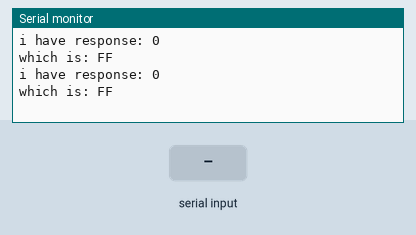
Simulated run of this sketch. Board: ATtiny85, built with avr-gcc and run on an emulated ATtiny85. Shown: the last lines printed to the serial monitor. The inputs (shaded band) are chosen by the test bench.

Above: at 2.8 s.
2.9 s: "1" received over the second serial link
At 5.2 s:
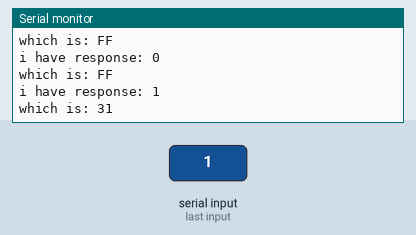
5.5 s: "0" received over the second serial link
At 7.1 s:
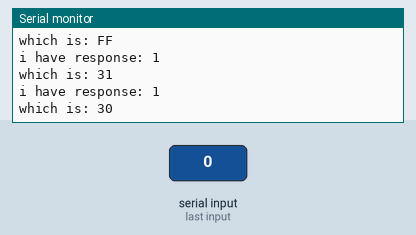
7.8 s: "2" received over the second serial link
At 9.0 s:
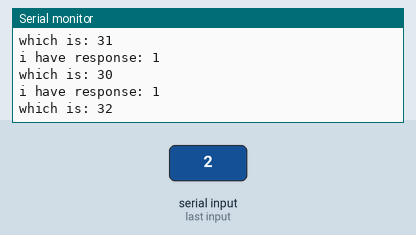

The sketch:

Paradeigma.ino
```cpp
// ATtiny85 IR serial transceiver, using YS-IRTM encoder/decoder at each end.
#include <SoftwareSerial.h>
SoftwareSerial mySerial(4,3);  //rxPin, txPin
const int led1 = 0;
const int led2 = 1;
int analogPin =  A1;  // voltage divider input pin. 10k in series with 10k or 5k depending on button press

int val = 0;         // variable for saving button press analog value

byte incomingByte1 =0x00;
byte incomingByte2 =0x00;
byte incomingByte3  =0x00;
byte incomingByte4  =0x00;
byte incomingByte5  =0x00;
// the setup routine runs once when you press reset:
void setup() {

// OSCCAL  = 83;    //use code at bottom as needed
  mySerial.begin(9600);
  Serial.begin(9600);
}

void loop() {


   mySerial.write(0xA1);   //0xA1 & 0xF1 are the standard prefix.
   mySerial.write(0xF1);
   mySerial.write(incomingByte5); //"A" group of three expected, so just duplicated the first letter
   mySerial.write(0x2F); //"A"
   mySerial.write(0x15); //"A"

   Serial.print("i have response: ");
   Serial.println(mySerial.available());
   Serial.print("which is: ");
   incomingByte4 = mySerial.read();
   Serial.println(incomingByte4,HEX);
 delay(2000);


}


/*#include <SoftwareSerial.h>

SoftwareSerial mySerial(4,3);  //rxPin, txPin
const int led1 = 0;
const int led2 = 1;
int analogPin =  A1;  // voltage divider input pin. 10k in series with 10k or 5k depending on button press

int val = 0;         // variable for saving button press analog value
int incomingByte = 0;
// the setup routine runs once when you press reset:
void setup() {
  pinMode(led1, OUTPUT);
  pinMode(led2, OUTPUT);
// OSCCAL  = 83;    //use code at bottom as needed
  mySerial.begin(9600);

}

void loop() {

if (mySerial.available() > 0) {
            // read the incoming byte:
   incomingByte = mySerial.read();

  }
if (incomingByte=='A'){
  digitalWrite(led1, HIGH); // led1 and led2 change color of one 2 pin red/green led
  digitalWrite(led2, LOW);
  delay(200);         // echo the command back
  mySerial.write(0xA1);   //0xA1 & 0xF1 are the standard prefix.
  mySerial.write(0xF1);
  mySerial.write(0x41); //"A" group of three expected, so just duplicated the first letter
  mySerial.write(0x41); //"A"
  mySerial.write(0x41); //"A"
 }
if (incomingByte=='B'){
  digitalWrite(led1, LOW);
  digitalWrite(led2, HIGH);
  delay(200);  // echo the command back
  mySerial.write(0xA1);
  mySerial.write(0xF1);
  mySerial.write(0x42); //"B"
  mySerial.write(0x42); //"B"
  mySerial.write(0x42); //"B"
 }

val = analogRead(analogPin);
  if((val > 200) && (val < 400)){
  mySerial.write(0xA1);   //0xA1 & 0xF1 are the standard prefix.
  mySerial.write(0xF1);
  mySerial.write(0x41); //"A" group of three expected, so just duplicated the first letter
  mySerial.write(0x41); //"A"
  mySerial.write(0x41); //"A"
  }
  if((val > 401) && (val < 600)){
  mySerial.write(0xA1);
  mySerial.write(0xF1);
  mySerial.write(0x42); //"B"
  mySerial.write(0x42); //"B"
  mySerial.write(0x42); //"B"
  }

}

OSCCAL calibration:

void setup()
{
 delay(2000);
 Serial.begin(9600);   // Or even 115200...
 for (int i=0; i<256; ++i) {
   OSCCAL  = i;
   delay(1);
   Serial.println();
   serial.print("This was printed with OSCCAL=");
   serial.print(i);
 }
}
void loop()
{
}
*/
```

Measured:
- after the input at 2.9 s, the serial monitor: prints a new line after 1.1 s (image 1)
- after the input at 5.5 s, the serial monitor: prints a new line after 0.53 s (image 2)
- after the input at 7.8 s, the serial monitor: prints a new line after 0.24 s (image 3)
